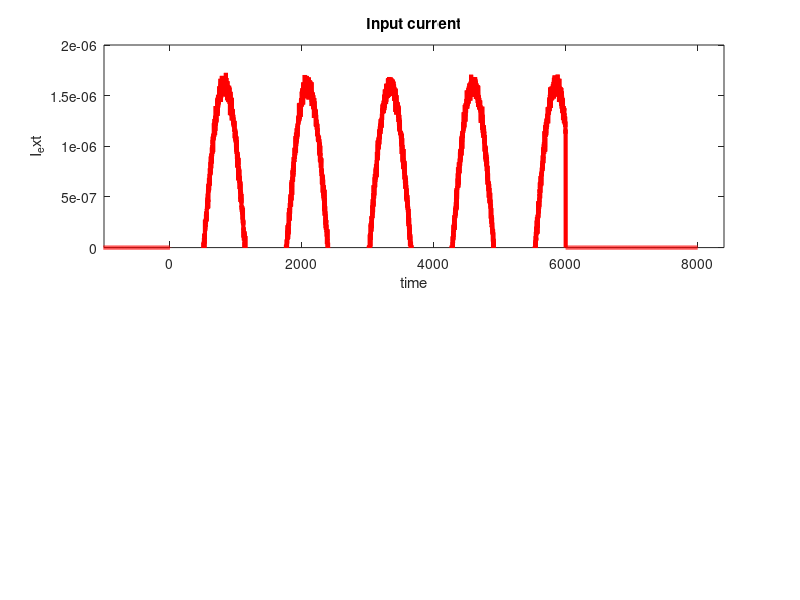

The MATLAB script that drew this image: (Note: this script raises an error after producing the figure.)

tic

clearvars
close all
clc

% Play with the input current, add noise

tau_m = 5; % time constant in ms
t_ref = 7; % refractory period in ms, change for adjusting spike frequency
N = 10000; % number of measurements
Iext = zeros(1,N); % initialize membrane current
I_0 = 1.6e-6; % input current
R = 10^7; % resistance in ohms
a_gain = t_ref*3; % adaptation gain, set to *0 for no adaptation


u_rest = -70 ;% resting membrane potential in mV
u_th = -55 ;% spiking threshold
u_hp = -90 ;% hyperpolarization
u_spike = 20 ;% membrane potential at spike peak

t = linspace(-0.2*N, 0.8*N, N); % time series




%%

noise = 5*1e-8*randn(size(Iext)); % noise when current is injected

 

num_start = 0.2 * (N); % start of input current
num_end   = 0.8 * (N);  % end of input current
num_width = round(num_end - num_start);

num_pulses = 5; % number of pulses
length_pulse = round(num_width / num_pulses); % only in use for step input

freq = 0.001 * num_pulses; % adjusting frequency for right amount of pulses

time = num_start:1:num_end;
signal =  I_0*sin(time*freq);


Iext(num_start : num_start + num_width) = signal; % modelling input current as sine function for oscillations
% change to = I_0 for step input

%%

Iext = Iext + noise;
Iext(1:num_start) = 0; % resetting signal before and after current to 0

% add or remove 50 - 53 for without/with oscillatory input

% Iext(num_start + length_pulse : num_start + 2 * length_pulse) = 0;
% Iext(num_start + 3 * length_pulse : num_start + 4 * length_pulse) = 0;
% Iext(num_start + 5 * length_pulse : num_start + 6 * length_pulse) = 0;
% Iext(num_start + 7 * length_pulse : num_start + 8 * length_pulse) = 0;
Iext(num_end:end) = 0;


RI = R.*Iext;




%% LiF model as ODE

%du/dt = (-u + u_rest + R*Iext)/tau_m

u = u_rest + RI.*(1-exp(-(t/tau_m))); %solution for above equation for u at u(0) = u_rest

% Loops over time steps, spikes if threshold is reached, before
% hyperpolarizing and returning to resting potential


a = t_ref;
for ii = 1 : num_end - 2 - a % Adjust loop range to avoid out-of-bounds errors
    if u(ii:ii+1000) < u_th % if below threshold for 1000 ms, resets adaptation
        a = t_ref;
    end

    if u(ii + 1) > u_th
        u(ii) = u_spike;
        u(ii + 1) = u_hp;
        u(ii + 2 : ii + 2 + a) = u_rest;
        a = round(a + a_gain); % Increment by adaptation gain
    end
end



%% Plotting input current and voltage

figure(1)
subplot(2,1,1);
plot(t,Iext,'r','LineWidth',3)


title('Input current')
xlabel('time')
ylabel('I_ext')
xlim([-0.1*N num_end*1.05])
ylim([0 I_0*1.25])
yline(0)


subplot(2,1,2);
plot(t,u, 'b', 'LineWidth',2)
title('Voltage')
xlabel('time')
ylabel('u(t)')
xlim([-0.1*N num_end*1.05])
ylim([u_hp-10 u_spike+5])
yline(u_th,'--k','Threshold')
%% Raster plot





toc